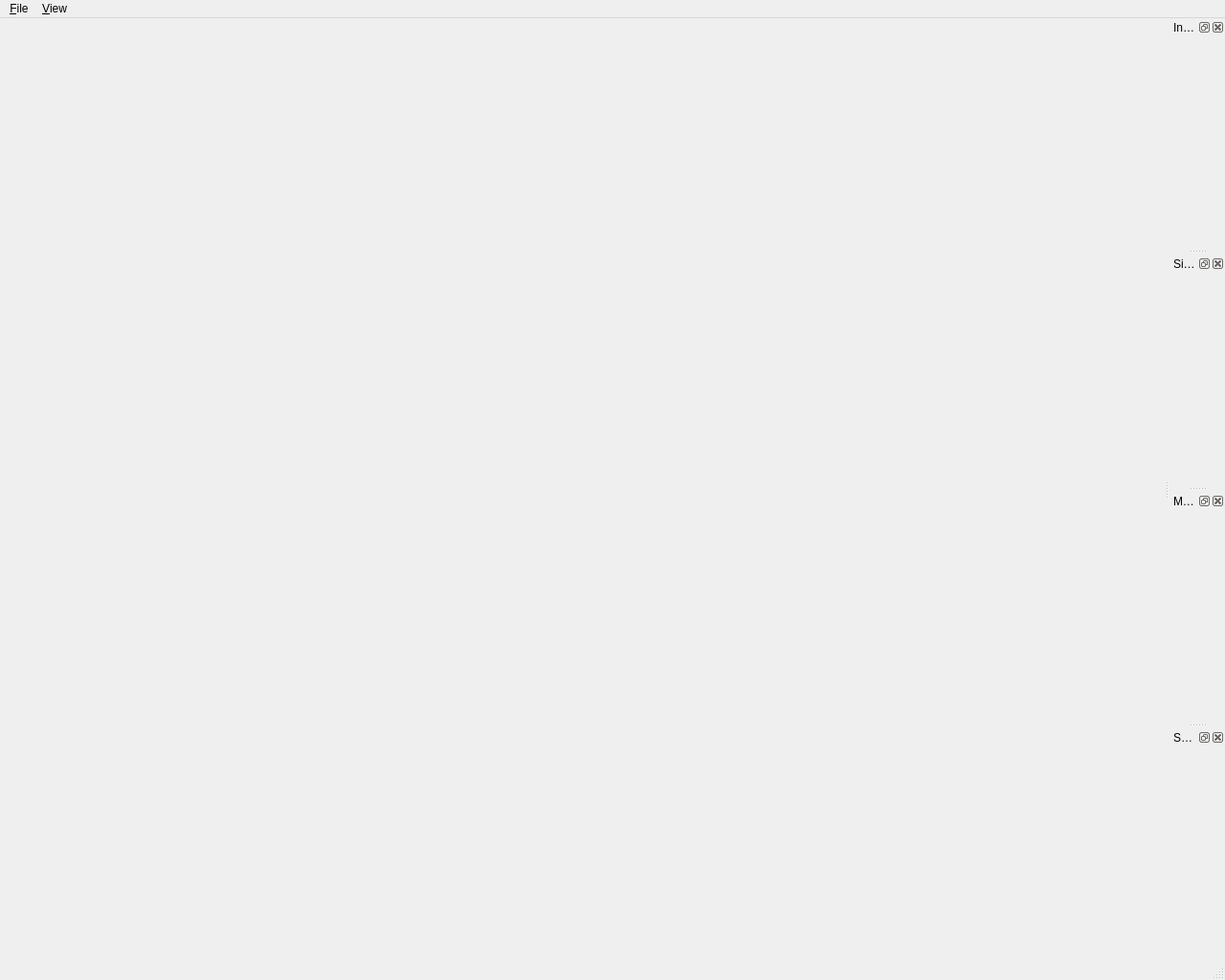
<?xml version="1.0" encoding="UTF-8"?>
<ui version="4.0">
 <class>MainWindow</class>
 <widget class="QMainWindow" name="MainWindow">
  <property name="geometry">
   <rect>
    <x>0</x>
    <y>0</y>
    <width>1280</width>
    <height>1024</height>
   </rect>
  </property>
  <property name="windowTitle">
   <string>LTSView</string>
  </property>
  <property name="windowIcon">
   <iconset resource="ltsview.qrc">
    <normaloff>:/ltsview/icons/ltsview.ico</normaloff>:/ltsview/icons/ltsview.ico</iconset>
  </property>
  <widget class="QWidget" name="centralWidget">
   <property name="sizePolicy">
    <sizepolicy hsizetype="Expanding" vsizetype="Expanding">
     <horstretch>0</horstretch>
     <verstretch>0</verstretch>
    </sizepolicy>
   </property>
  </widget>
  <widget class="QMenuBar" name="menubar">
   <property name="geometry">
    <rect>
     <x>0</x>
     <y>0</y>
     <width>1280</width>
     <height>22</height>
    </rect>
   </property>
   <widget class="QMenu" name="menu_File">
    <property name="title">
     <string>&amp;File</string>
    </property>
    <widget class="QMenu" name="menuExport">
     <property name="title">
      <string>Export</string>
     </property>
     <addaction name="exportBitmap"/>
     <addaction name="exportText"/>
    </widget>
    <addaction name="open"/>
    <addaction name="openTrace"/>
    <addaction name="separator"/>
    <addaction name="menuExport"/>
    <addaction name="separator"/>
    <addaction name="exit"/>
   </widget>
   <widget class="QMenu" name="viewMenu">
    <property name="title">
     <string>&amp;View</string>
    </property>
    <addaction name="resetViewpoint"/>
    <addaction name="separator"/>
    <addaction name="zoomIntoAbove"/>
    <addaction name="zoomIntoBelow"/>
    <addaction name="zoomOut"/>
    <addaction name="separator"/>
    <addaction name="displayStates"/>
    <addaction name="displayTransitions"/>
    <addaction name="displayBackpointers"/>
    <addaction name="displayWireframe"/>
    <addaction name="separator"/>
    <addaction name="preferences"/>
    <addaction name="separator"/>
    <addaction name="actionShowGraphicsInfo"/>
   </widget>
   <addaction name="menu_File"/>
   <addaction name="viewMenu"/>
  </widget>
  <widget class="QStatusBar" name="statusbar"/>
  <widget class="QDockWidget" name="informationDock">
   <property name="windowTitle">
    <string>Information</string>
   </property>
   <attribute name="dockWidgetArea">
    <number>2</number>
   </attribute>
   <widget class="QWidget" name="dockWidgetContents"/>
  </widget>
  <widget class="QDockWidget" name="simulationDock">
   <property name="windowTitle">
    <string>Simulation</string>
   </property>
   <attribute name="dockWidgetArea">
    <number>2</number>
   </attribute>
   <widget class="QWidget" name="dockWidgetContents_2"/>
  </widget>
  <widget class="QDockWidget" name="markDock">
   <property name="windowTitle">
    <string>Marks</string>
   </property>
   <attribute name="dockWidgetArea">
    <number>2</number>
   </attribute>
   <widget class="QWidget" name="dockWidgetContents_3"/>
  </widget>
  <widget class="QDockWidget" name="settingsDock">
   <property name="windowTitle">
    <string>Settings</string>
   </property>
   <attribute name="dockWidgetArea">
    <number>2</number>
   </attribute>
   <widget class="QWidget" name="dockWidgetContents_4"/>
  </widget>
  <action name="open">
   <property name="text">
    <string>&amp;Open...</string>
   </property>
   <property name="shortcut">
    <string>Ctrl+O</string>
   </property>
  </action>
  <action name="openTrace">
   <property name="text">
    <string>Open &amp;Trace...</string>
   </property>
   <property name="shortcut">
    <string>Ctrl+T</string>
   </property>
  </action>
  <action name="exit">
   <property name="text">
    <string>E&amp;xit</string>
   </property>
   <property name="shortcut">
    <string>Ctrl+Q</string>
   </property>
  </action>
  <action name="exportBitmap">
   <property name="text">
    <string>&amp;Bitmap...</string>
   </property>
  </action>
  <action name="exportText">
   <property name="text">
    <string>&amp;Text...</string>
   </property>
  </action>
  <action name="resetViewpoint">
   <property name="text">
    <string>&amp;Reset Viewpoint</string>
   </property>
   <property name="shortcut">
    <string>F2</string>
   </property>
  </action>
  <action name="zoomIntoAbove">
   <property name="text">
    <string>Zoom Into &amp;Above</string>
   </property>
   <property name="shortcut">
    <string>Z</string>
   </property>
  </action>
  <action name="zoomIntoBelow">
   <property name="text">
    <string>Zoom Into &amp;Below</string>
   </property>
   <property name="shortcut">
    <string>X</string>
   </property>
  </action>
  <action name="zoomOut">
   <property name="text">
    <string>Zoom &amp;Out</string>
   </property>
   <property name="shortcut">
    <string>C</string>
   </property>
  </action>
  <action name="displayStates">
   <property name="checkable">
    <bool>true</bool>
   </property>
   <property name="text">
    <string>Display &amp;States</string>
   </property>
   <property name="shortcut">
    <string>F3</string>
   </property>
  </action>
  <action name="displayTransitions">
   <property name="checkable">
    <bool>true</bool>
   </property>
   <property name="text">
    <string>Display &amp;Transitions</string>
   </property>
   <property name="shortcut">
    <string>F4</string>
   </property>
  </action>
  <action name="displayBackpointers">
   <property name="checkable">
    <bool>true</bool>
   </property>
   <property name="text">
    <string>Display Back&amp;pointers</string>
   </property>
   <property name="shortcut">
    <string>F5</string>
   </property>
  </action>
  <action name="displayWireframe">
   <property name="checkable">
    <bool>true</bool>
   </property>
   <property name="text">
    <string>Display &amp;Wireframe</string>
   </property>
   <property name="shortcut">
    <string>F6</string>
   </property>
  </action>
  <action name="preferences">
   <property name="text">
    <string>&amp;Preferences...</string>
   </property>
  </action>
  <action name="actionShowGraphicsInfo">
   <property name="text">
    <string>Show graphics info</string>
   </property>
  </action>
 </widget>
 <resources>
  <include location="ltsview.qrc"/>
 </resources>
 <connections/>
</ui>
